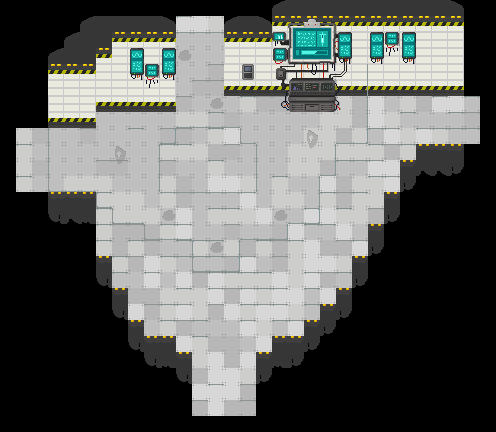

Below is a game level as drawn by its tile map, then a one-line description and the .tmx that defines it (tile-layer data replaced by summaries):
An orthogonal 31x27 tile map with 16x16 px tiles, 5 tile layers (Suelo, Aire, Paredes, Decoracion2, ...), 4 tilesets and 11 objects (3x Spawner, 2x Up, 2x Right, 2x Down, 2x Left).

<map version="1.0" tiledversion="1.1.2" orientation="orthogonal" renderorder="right-down" width="31" height="27" tilewidth="16" tileheight="16" infinite="0" nextobjectid="17">
 <tileset firstgid="1" source="../../tileset/tileset16.tsx" />
 <tileset firstgid="65" source="../../tileset/Decoracion.tsx" />
 <tileset firstgid="129" source="../../tileset/city.tsx" />
 <tileset firstgid="385" source="../../tileset/LabProps.tsx" />
 <layer name="Suelo" width="31" height="27">
  <data>[837 cells, 403 non-empty, 9 distinct tile ids]</data>
 </layer>
 <layer name="Aire" width="31" height="27">
  <data>[837 cells, 78 non-empty, 10 distinct tile ids]</data>
 </layer>
 <layer name="Paredes" width="31" height="27">
  <data>[837 cells, 140 non-empty, 17 distinct tile ids]</data>
 </layer>
 <layer name="Decoracion2" width="31" height="27">
  <data>[837 cells, 46 non-empty, 1 distinct tile ids]</data>
 </layer>
 <layer name="Decoracion" width="31" height="27">
  <data>[837 cells, 100 non-empty, 39 distinct tile ids]</data>
 </layer>
 <objectgroup name="Puertas">
  <object id="5" name="Up" x="175" y="18.5" width="48" height="16" />
  <object id="7" name="Right" x="463.5" y="95" width="16" height="50" />
  <object id="8" name="Down" x="191.5" y="398" width="62" height="16" />
  <object id="9" name="Left" x="15.5" y="130" width="16" height="64" />
 </objectgroup>
 <objectgroup name="Entradas">
  <object id="10" name="Up" gid="56" x="188" y="76" width="16" height="16" />
  <object id="11" name="Right" gid="56" x="413" y="125.5" width="16" height="16" />
  <object id="12" name="Left" gid="56" x="67" y="163" width="16" height="16" />
  <object id="13" name="Down" gid="56" x="209.5" y="362.5" width="16" height="16" />
 </objectgroup>
 <objectgroup name="Spawners" visible="0">
  <object id="14" name="Spawner" gid="368" x="152" y="242" width="16" height="16">
   <properties>
    <property name="Bomber" type="bool" value="true" />
    <property name="Charger" type="bool" value="true" />
    <property name="Gunner" type="bool" value="true" />
    <property name="Stalker" type="bool" value="true" />
    <property name="Turret" type="bool" value="true" />
   </properties>
  </object>
  <object id="15" name="Spawner" gid="368" x="258" y="265" width="16" height="16">
   <properties>
    <property name="Bomber" type="bool" value="true" />
    <property name="Charger" type="bool" value="true" />
    <property name="Gunner" type="bool" value="true" />
    <property name="Stalker" type="bool" value="true" />
    <property name="Turret" type="bool" value="true" />
   </properties>
  </object>
  <object id="16" name="Spawner" gid="368" x="304" y="174" width="16" height="16">
   <properties>
    <property name="Bomber" type="bool" value="true" />
    <property name="Charger" type="bool" value="true" />
    <property name="Gunner" type="bool" value="true" />
    <property name="Stalker" type="bool" value="true" />
    <property name="Turret" type="bool" value="true" />
   </properties>
  </object>
 </objectgroup>
</map>
